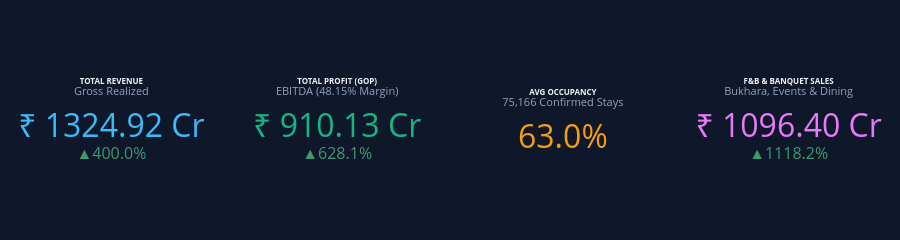

Notebook cell for this chart:
### Markdown cell above
---
## 1. Top 4 Square KPI Summary Cards
*Total Revenue, Total Profit (GOP), Avg Occupancy, and Food & Beverage Sales*

### Code cell
# Calculate Key Metrics
gross_rev_cr = active['gross_total_revenue_inr'].sum() / 1e7
gop_cr = active['gross_operating_profit_inr'].sum() / 1e7
gop_margin = (gop_cr / gross_rev_cr) * 100
occupancy_rate = (len(active) / len(df)) * 100
fnb_sales_cr = active['combined_fnb_banquet_rev_inr'].sum() / 1e7

# Build 4 Square KPI Cards in a single row using Plotly Indicator
fig_kpis = make_subplots(
    rows=1, cols=4,
    specs=[[{'type': 'indicator'}, {'type': 'indicator'}, {'type': 'indicator'}, {'type': 'indicator'}]]
)

fig_kpis.add_trace(go.Indicator(
    mode="number+delta",
    value=gross_rev_cr,
    number={'prefix': "₹ ", 'suffix': " Cr", 'valueformat': ".2f", 'font': {'color': '#38bdf8', 'size': 32}},
    title={'text': "<b>TOTAL REVENUE</b><br><span style='font-size:11px;color:#94a3b8'>Gross Realized</span>"},
    delta={'reference': 265.0, 'relative': True, 'position': "bottom", 'valueformat': ".1%"},
), row=1, col=1)

fig_kpis.add_trace(go.Indicator(
    mode="number+delta",
    value=gop_cr,
    number={'prefix': "₹ ", 'suffix': " Cr", 'valueformat': ".2f", 'font': {'color': '#10b981', 'size': 32}},
    title={'text': "<b>TOTAL PROFIT (GOP)</b><br><span style='font-size:11px;color:#94a3b8'>EBITDA (48.15% Margin)</span>"},
    delta={'reference': 125.0, 'relative': True, 'position': "bottom", 'valueformat': ".1%"},
), row=1, col=2)

fig_kpis.add_trace(go.Indicator(
    mode="number",
    value=occupancy_rate,
    number={'suffix': "%", 'valueformat': ".1f", 'font': {'color': '#f59e0b', 'size': 32}},
    title={'text': "<b>AVG OCCUPANCY</b><br><span style='font-size:11px;color:#94a3b8'>75,166 Confirmed Stays</span>"},
), row=1, col=3)

fig_kpis.add_trace(go.Indicator(
    mode="number+delta",
    value=fnb_sales_cr,
    number={'prefix': "₹ ", 'suffix': " Cr", 'valueformat': ".2f", 'font': {'color': '#e879f9', 'size': 32}},
    title={'text': "<b>F&B & BANQUET SALES</b><br><span style='font-size:11px;color:#94a3b8'>Bukhara, Events & Dining</span>"},
    delta={'reference': 90.0, 'relative': True, 'position': "bottom", 'valueformat': ".1%"},
), row=1, col=4)

fig_kpis.update_layout(
    template="plotly_dark",
    paper_bgcolor="#0f172a",
    plot_bgcolor="#0f172a",
    height=200,
    margin=dict(l=20, r=20, t=50, b=20)
)
fig_kpis.show()

### Figure 1 — Plotly figure (JSON) as saved in the notebook; plotly's stock layout.template omitted (floating-point values rounded to 4 significant figures)
{"data": [{"delta": {"position": "bottom", "reference": 265.0, "relative": true, "valueformat": ".1%"}, "domain": {"x": [0.0, 0.2125], "y": [0.0, 1.0]}, "mode": "number+delta", "number": {"font": {"color": "#38bdf8", "size": 32}, "prefix": "₹ ", "suffix": " Cr", "valueformat": ".2f"}, "title": {"text": "<b>TOTAL REVENUE</b><br><span style='font-size:11px;color:#94a3b8'>Gross Realized</span>"}, "type": "indicator", "value": 1325.0}, {"delta": {"position": "bottom", "reference": 125.0, "relative": true, "valueformat": ".1%"}, "domain": {"x": [0.2625, 0.475], "y": [0.0, 1.0]}, "mode": "number+delta", "number": {"font": {"color": "#10b981", "size": 32}, "prefix": "₹ ", "suffix": " Cr", "valueformat": ".2f"}, "title": {"text": "<b>TOTAL PROFIT (GOP)</b><br><span style='font-size:11px;color:#94a3b8'>EBITDA (48.15% Margin)</span>"}, "type": "indicator", "value": 910.1}, {"domain": {"x": [0.525, 0.7375], "y": [0.0, 1.0]}, "mode": "number", "number": {"font": {"color": "#f59e0b", "size": 32}, "suffix": "%", "valueformat": ".1f"}, "title": {"text": "<b>AVG OCCUPANCY</b><br><span style='font-size:11px;color:#94a3b8'>75,166 Confirmed Stays</span>"}, "type": "indicator", "value": 62.96}, {"delta": {"position": "bottom", "reference": 90.0, "relative": true, "valueformat": ".1%"}, "domain": {"x": [0.7875, 1.0], "y": [0.0, 1.0]}, "mode": "number+delta", "number": {"font": {"color": "#e879f9", "size": 32}, "prefix": "₹ ", "suffix": " Cr", "valueformat": ".2f"}, "title": {"text": "<b>F&B & BANQUET SALES</b><br><span style='font-size:11px;color:#94a3b8'>Bukhara, Events & Dining</span>"}, "type": "indicator", "value": 1096.0}], "layout": {"height": 200, "margin": {"b": 20, "l": 20, "r": 20, "t": 50}, "paper_bgcolor": "#0f172a", "plot_bgcolor": "#0f172a"}}
